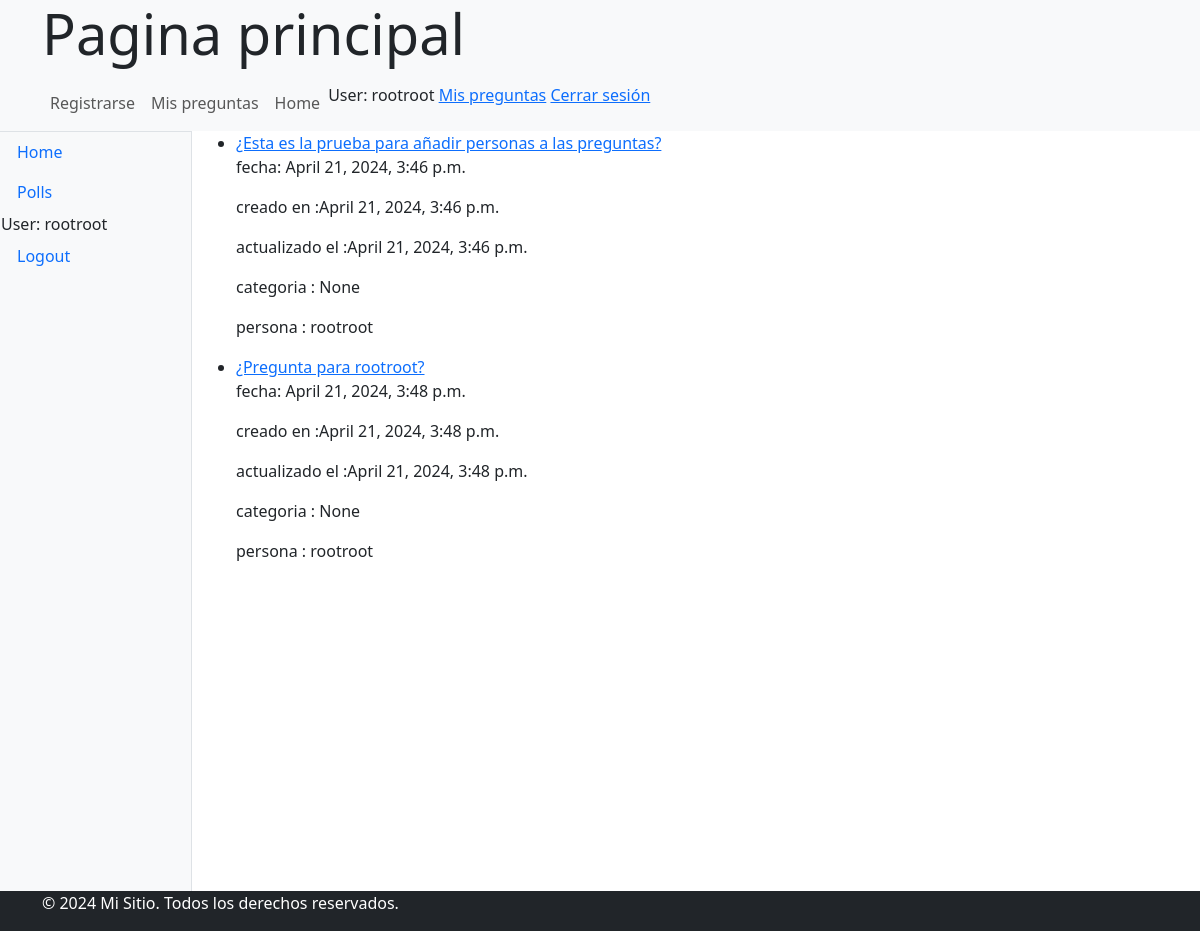
The app's page /polls/ (signed in) with its own data.
### polls/models.py (models this page shows, shortened)
class Question(models.Model):
    CATEGORY_CHOICES = [
        ('1', 'Category 1'),
        ('2', 'Category 2'),
        ('3', 'Category 3'),
        ('4', 'Category 4'),
        ('5', 'Category 5'),
    ]
    question_text = models.CharField(max_length=200)
    pub_date = models.DateTimeField("date published")
    comment = models.TextField(blank=True, null=True)
    category = models.CharField(choices=CATEGORY_CHOICES, max_length=200, null=True, blank=True)
    created_at = models.DateTimeField("date created", auto_now_add=True)
    update_date = models.DateTimeField("date updated", auto_now=True)
    pollster = models.ForeignKey(User, on_delete=models.CASCADE, null=True, blank=True)
    RECENT_DAYS = 7

### polls/views.py (the view)
# urls.py: path("", views.IndexView.as_view(), name="index"),
class IndexView(LoginRequiredMixin, generic.ListView):
    model = Question
    template_name = "polls/index.html"
    context_object_name = "latest_question_list"
    paginate_by = 10
    def get_queryset(self):
        return Question.objects.filter(pollster=self.request.user).order_by('pub_date')

### polls/templates/polls/index.html (shortened to what this page needs)
{% extends "base.html" %} {% load static %}
  {% block title %}polls{% endblock %} {% block content %} {% if latest_question_list %}
  <ul>
    {% for question in latest_question_list %}
    <li>
      <a href="{% url 'polls:detail' question.id %}">{{ question.question_text }}</a>
      <p>fecha: {{ question.pub_date }}</p>
      <p>creado en :{{ question.created_at }}</p>
      <p>actualizado el :{{ question.update_date }}</p>
      <p>categoria : {{ question.category }}</p>
      <p>persona : {{ question.pollster }}</p>
    </li>
    {% endfor %}
  </ul>
  {% else %}
  <p>No polls are available.</p>
</div>
{% endif %} {% endblock %}

### templates/base.html (shortened to what this page needs)
<!DOCTYPE html>
<html lang="en">
  <head>
    <link rel="stylesheet" href="style.css" />
  </head>
  {% load bootstrap5 %} {% bootstrap_css %} {% bootstrap_javascript %}{% include 'header.html' %}
  <body>
    <div class="row">
      <div class="vh-100 container border border-rounded bg-light col-md-2" id="sidebar">
        {% block sidebar %}
        <ul class="nav flex-column">
          <li class="nav-item"><a class="nav-link" href="/home/">Home</a></li>
          <li class="nav-item"><a class="nav-link" href="/polls/">Polls</a></li>
          {% if user.is_authenticated %}
          <li class="nav-item">User: {{ user.get_username }}</li>
          <li class="nav-item">
            <a class="nav-link" href="{% url 'logout' %}?next={{ request.path }}">Logout</a>
          </li>
          {% else %}
          <li class="nav-item">
            <a class="nav-link" href="{% url 'login' %}?next={{ request.path }}">Login</a>
          </li>
          {% endif %}
        </ul>
        {% endblock %}
      </div>
      <div class="container col-md-10" id="content">{% block content %}{% endblock %}</div>
      {% include 'footer.html' %}
    </div>
  </body>
</html>

### templates/header.html (shortened to what this page needs)
{% load bootstrap5 %}
{% bootstrap_css %}
<header class="d-flex justify-content-center bg-light">
  <div class="container">
    <h1 class="display-4">Pagina principal</h1>
    <nav class="navbar navbar-expand-lg navbar-light bg-light">
      <ul class="navbar-nav">
        <li class="nav-item">
          <a class="nav-link" href="{% url 'authentication:sign_up' %}">Registrarse</a>
        </li>
        <li class="nav-item">
          <a class="nav-link" href="{% url 'polls:myquestions' %}">Mis preguntas</a>
        </li>
        <li class="nav-item">
          <a class="nav-link" href="/home/">Home</a>
        </li>
        {% if user.is_authenticated %}
          <span>User: {{ user.get_username }}</span>
          <a>&nbsp;</a>
          <a href="{% url 'polls:myquestions' %}">Mis preguntas</a>
          <a>&nbsp;</a>
          <a href="{% url 'logout'%}?next={{request.path}}">Cerrar sesión</a>
        {% else %}
          <a href="{% url 'login'%}?next={{request.path}}">Iniciar sesión</a>
        {% endif %}
      </ul>
    </nav>
  </div>
</header>

### templates/footer.html
{% load bootstrap5 %} {% bootstrap_css %} {% bootstrap_javascript %}
<footer class="bg-dark text-white d-flex justify-content-center fixed-bottom">
  <div class="container">
    <div class="row">
      <div class="col">
        <p>© 2024 Mi Sitio. Todos los derechos reservados.</p>
      </div>
    </div>
  </div>
</footer>

### records on screen
Question: question_text "¿Esta es la prueba para añadir personas a las preguntas?", pub_date "April 21, 2024, 3:46 p.m.", created_at "April 21, 2024, 3:46 p.m.", update_date "April 21, 2024, 3:46 p.m.", category "None", pollster "rootroot"
Question: question_text "¿Pregunta para rootroot?", pub_date "April 21, 2024, 3:48 p.m.", created_at "April 21, 2024, 3:48 p.m.", update_date "April 21, 2024, 3:48 p.m.", category "None", pollster "rootroot"

### other values on screen
{{ user.get_username }} "rootroot"
